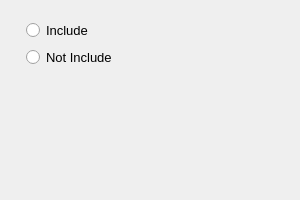
<?xml version="1.0" encoding="UTF-8"?>
<ui version="4.0">
 <class>EnergyModelPage</class>
 <widget class="QWizardPage" name="EnergyModelPage">
  <property name="geometry">
   <rect>
    <x>0</x>
    <y>0</y>
    <width>300</width>
    <height>200</height>
   </rect>
  </property>
  <property name="font">
   <font>
    <pointsize>10</pointsize>
   </font>
  </property>
  <property name="windowTitle">
   <string>WizardPage</string>
  </property>
  <property name="title">
   <string>Energy Model</string>
  </property>
  <layout class="QVBoxLayout" name="verticalLayout_2">
   <item>
    <widget class="QWidget" name="widget" native="true">
     <layout class="QVBoxLayout" name="verticalLayout">
      <property name="leftMargin">
       <number>15</number>
      </property>
      <property name="rightMargin">
       <number>15</number>
      </property>
      <item>
       <widget class="QRadioButton" name="include">
        <property name="text">
         <string>Include</string>
        </property>
       </widget>
      </item>
      <item>
       <widget class="QRadioButton" name="notInclude">
        <property name="text">
         <string>Not Include</string>
        </property>
       </widget>
      </item>
     </layout>
    </widget>
   </item>
   <item>
    <spacer name="verticalSpacer">
     <property name="orientation">
      <enum>Qt::Vertical</enum>
     </property>
     <property name="sizeHint" stdset="0">
      <size>
       <width>20</width>
       <height>40</height>
      </size>
     </property>
    </spacer>
   </item>
  </layout>
 </widget>
 <resources>
  <include location="../../resource.qrc"/>
 </resources>
 <connections/>
</ui>
